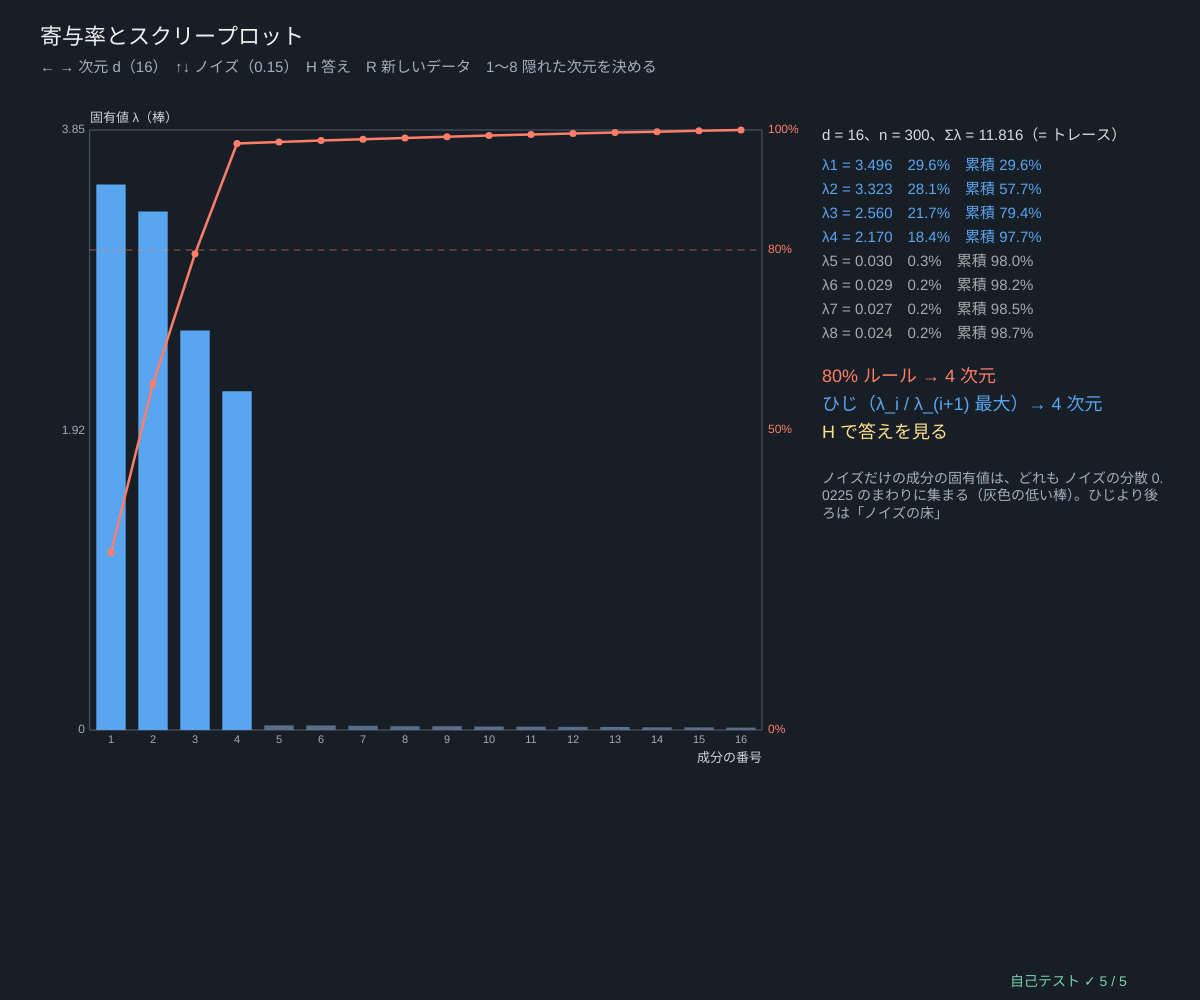
Frame 1 (no input)
Frame 60 (no input): identical to frame 1, image omitted
Frame 120 (the mouse pressed at the canvas centre since frame 60): identical to frame 1, image omitted

The p5.js sketch that drew this single still picture (run headless with seeded random() and noise() and a simulated clock; from frame 60 on, the mouse is pressed at the canvas centre):

// p5.js sketch
// ── sketch.js
// ============================================
// 06 寄与率とスクリープロット ─ d 次元のデータは、本当は何次元？
// 隠れた k 個の要因 z を d 次元に混ぜて、少しノイズを足したデータを作る（k は秘密。H で答え）
//   固有値 λ1 ≥ λ2 ≥ … を棒グラフに（スクリープロット）。寄与率 = λ_i / Σλ、累積寄与率が 80% をこえる成分の数 = 「80% ルール」
//   ノイズが小さいと k 本目のあとでガクッと落ちる「ひじ」が見える。ノイズを大きくすると、ひじが見えにくくなる
// ← → 次元 d / ↑↓ ノイズ / H 答え（隠れた次元）/ R 新しいデータ / 1〜8 隠れた次元を決める
// ============================================

const NPTS = 300;                      // ★ 点の数
let dimD = 16, noiseS = 0.15, kTrue = 4, seedD = 3, showAns = false, eg = null, total = 0;   // ★ noiseS = ノイズの標準偏差

function setup() { createCanvas(windowWidth, windowHeight); textWrap(CHAR); selfTest(); seedRng(77); kTrue = 2 + Math.floor(rnd() * 5); rebuild(); }
// ★ 合成データ：x = W z + ノイズ。W の列は d 次元の直交するベクトル、z の標準偏差は 2, 1.76, 1.55, …（分散 4, 3.1, 2.4, …）
function makeData(d, k, noise, n) {
  let Wc = orthonormalize(Array.from({ length: k }, () => Array.from({ length: d }, () => gaussRnd())));
  let sds = Array.from({ length: k }, (_, i) => 2 * Math.pow(0.88, i));
  return Array.from({ length: n }, () => { let x = Array.from({ length: d }, () => noise * gaussRnd()); for (let i = 0; i < k; i++) { let z = sds[i] * gaussRnd(); for (let j = 0; j < d; j++) x[j] += z * Wc[i][j]; } return x; });
}
function rebuild() { seedRng(seedD); let X = makeData(dimD, kTrue, noiseS, NPTS); eg = jacobiEigen(covMatrix(X)); total = eg.vals.reduce((s, v) => s + v, 0); }
function cumRatios(vals) { let tot = vals.reduce((s, v) => s + v, 0), c = 0; return vals.map((v) => (c += v) / Math.max(tot, 1e-300)); }
function k80(vals) { let c = cumRatios(vals); for (let i = 0; i < c.length; i++) if (c[i] >= 0.8) return i + 1; return c.length; }

function draw() {
  background(24, 30, 38);
  let cum = cumRatios(eg.vals), kk = k80(eg.vals), vmax = eg.vals[0] * 1.1;
  let g = { x: 90, y: 130, w: width * 0.56, h: height * 0.6, x0: 0, x1: dimD, y0: 0, y1: vmax };
  plotAxes(g, '成分の番号', '固有値 λ（棒）', [], [0, +(vmax / 2).toFixed(2), +vmax.toFixed(2)]);
  let bw = g.w / dimD;
  eg.vals.forEach((v, i) => {
    noStroke(); fill(i < kk ? color(90, 165, 240) : color(90, 110, 135)); if (showAns && i < kTrue) fill(255, 225, 140);
    rect(g.x + i * bw + bw * 0.15, gY(g, v), bw * 0.7, g.y + g.h - gY(g, v));
    fill(170); textSize(11); textAlign(CENTER, TOP); text(i + 1, g.x + (i + 0.5) * bw, g.y + g.h + 4);
  });
  // 累積寄与率（右の目盛り 0〜100%）
  let cy = (c) => g.y + g.h - c * g.h;
  stroke(255, 125, 105); strokeWeight(2.5); polyline(cum.map((c, i) => [g.x + (i + 0.5) * bw, cy(c)]));
  noStroke(); fill(255, 125, 105); cum.forEach((c, i) => circle(g.x + (i + 0.5) * bw, cy(c), 7));
  stroke(255, 125, 105, 150); strokeWeight(1); drawingContext.setLineDash([6, 6]); line(g.x, cy(0.8), g.x + g.w, cy(0.8)); drawingContext.setLineDash([]);
  noStroke(); fill(255, 125, 105); textSize(12); textAlign(LEFT, CENTER); for (let p of [0, 0.5, 0.8, 1]) text(Math.round(100 * p) + '%', g.x + g.w + 6, cy(p));
  // ---- 文字
  textAlign(LEFT, BASELINE); fill(240); textSize(22); text('寄与率とスクリープロット', 40, 44);
  fill(165, 175, 190); textSize(15); text('← → 次元 d（' + dimD + '）　↑↓ ノイズ（' + fmtN(noiseS, 2) + '）　H 答え　R 新しいデータ　1〜8 隠れた次元を決める', 40, 72);
  let x = g.x + g.w + 60, y = 140;
  fill(220); textSize(15); text('d = ' + dimD + '、n = ' + NPTS + '、Σλ = ' + fmtN(total, 3) + '（= トレース）', x, y); textSize(15);
  for (let i = 0; i < Math.min(8, dimD); i++) { fill(i < kk ? color(90, 165, 240) : 170); text('λ' + (i + 1) + ' = ' + fmtN(eg.vals[i], 3) + '　' + fmtN((100 * eg.vals[i]) / total, 1) + '%　累積 ' + fmtN(100 * cum[i], 1) + '%', x, y + 30 + i * 24); }
  y += 30 + 8 * 24 + 20;
  fill(255, 125, 105); textSize(18); text('80% ルール → ' + kk + ' 次元', x, y);
  let ratios = eg.vals.slice(0, -1).map((v, i) => v / Math.max(eg.vals[i + 1], 1e-300)), elbow = 1 + ratios.indexOf(Math.max(...ratios.slice(0, Math.min(10, ratios.length))));
  fill(90, 165, 240); text('ひじ（λ_i / λ_(i+1) 最大）→ ' + elbow + ' 次元', x, y + 28);
  fill(255, 225, 140); text(showAns ? '答え：隠れた次元 k = ' + kTrue : 'H で答えを見る', x, y + 56);
  fill(165, 175, 190); textSize(14);
  text('ノイズだけの成分の固有値は、どれも ノイズの分散 ' + fmtN(noiseS * noiseS, 4) + ' のまわりに集まる（灰色の低い棒）。ひじより後ろは「ノイズの床」', x, y + 90, width - x - 30);
  drawSelfTest(width - 190, height - 14);
}

function keyPressed() {
  if (key === LEFT_ARROW || key === RIGHT_ARROW) { dimD = clampv(dimD + (key === RIGHT_ARROW ? 2 : -2), 10, 30); rebuild(); }
  if (key === UP_ARROW || key === DOWN_ARROW) { noiseS = clampv(Math.round((noiseS + (key === UP_ARROW ? 0.05 : -0.05)) * 100) / 100, 0, 1.5); rebuild(); }
  if (key === 'h' || key === 'H') showAns = !showAns;
  if (key === 'r' || key === 'R') { seedD++; rebuild(); }
  for (let k = 1; k <= 8; k++) if (key === String(k)) { kTrue = k; rebuild(); }
  return false;
}

// ---- 自己テスト
function selfTest() {
  selfTestResults = [];
  seedRng(106);
  let okTr = true, okDim = true, okK80 = true, okFloor = true;
  for (let t = 0; t < 8; t++) {
    let d = 10 + 2 * t, k = 2 + (t % 5), X = makeData(d, k, 0.05, NPTS), C = covMatrix(X), e = jacobiEigen(C), cum = cumRatios(e.vals);
    if (!near(e.vals.reduce((s, v) => s + v, 0), traceOf(C), 1e-10 * traceOf(C)) || !near(cum[d - 1], 1, 1e-12) || !cum.every((c, i) => i === 0 || c >= cum[i - 1] - 1e-15)) okTr = false;
    if (!(cum[k - 1] > 0.99 && e.vals[k - 1] > 20 * e.vals[k])) okDim = false;                           // k 本でほぼ全部、k 本目のあとにはっきりしたひじ
    if (!(k80(e.vals) <= k)) okK80 = false;
    let tail = e.vals.slice(k), tm = tail.reduce((s, v) => s + v, 0) / tail.length;
    if (!near(tm, 0.05 * 0.05, 0.25 * 0.0025)) okFloor = false;
  }
  check('固有値の和 = トレース、累積寄与率は増えていき最後は 100%（d = 10〜24）', okTr);
  check('ノイズ 0.05：隠れた k 本で累積 99% 超、λ_k / λ_(k+1) > 20（ひじ = 本当の次元）', okDim);
  check('ノイズ 0.05：80% ルールの次元 ≤ 本当の次元', okK80);
  check('ノイズだけの成分の固有値の平均 ≈ ノイズの分散（±25%）', okFloor);
  seedRng(5); let lo = jacobiEigen(covMatrix(makeData(20, 3, 0.05, NPTS))).vals, hi = jacobiEigen(covMatrix(makeData(20, 3, 1.2, NPTS))).vals;
  check('ノイズを大きくすると ひじの段差 λ3/λ4 が小さくなり、80% ルールの次元が増える', lo[2] / lo[3] > 5 * (hi[2] / hi[3]) && k80(hi) > k80(lo));
  reportSelfTest();
}

// ---------- やってみよう ----------
// 1. H を押す前に、棒グラフから隠れた次元を当てよう。80% ルールとひじ、どちらが当たる？
// 2. ↑ でノイズを 0.6 くらいにすると、ひじはどこ？ 80% ルールの答えはどう変わる？
// 3. ← → で次元 d を 30 にすると、同じノイズでも 80% ルールの答えが変わるのはなぜ？（ノイズの床の面積）
// 4. 1〜8 で隠れた次元を変えて試そう。8 だと 80% ルールは何と言う？
// 5. makeData の 0.88（要因の大きさの減り方）を 0.5 にすると、スクリープロットはどうなる？

// ==================================================
// ここから下は「主成分分析の道具」（中身は読まなくても OK。消さないでね）
// ==================================================
// ---- 数の表示と安全のための道具
function clampv(v, a, b) { return v < a ? a : v > b ? b : v; }
function fin(v, fb) { return typeof v === 'number' && isFinite(v) ? v : fb === undefined ? 0 : fb; }   // NaN・∞ を fb に
function fmtN(v, d) {                                                  // 数を小数 d 桁で（NaN は「?」）
  if (typeof v !== 'number' || !isFinite(v)) return '?';
  let s = v.toFixed(d === undefined ? 2 : d);
  return /^-0(\.0*)?$/.test(s) ? s.slice(1) : s;
}
function fmtVec(v, d) { return '(' + v.map((x) => fmtN(x, d)).join(', ') + ')'; }
// ---- 種つきの乱数（同じ種なら毎回同じ列）
let rngState = 1;
function seedRng(s) { rngState = (s >>> 0) || 1; }
function rnd() {                       // 0〜1 の一様乱数（mulberry32）
  rngState = (rngState + 0x6d2b79f5) >>> 0;
  let t = rngState;
  t = Math.imul(t ^ (t >>> 15), t | 1);
  t ^= t + Math.imul(t ^ (t >>> 7), t | 61);
  return ((t ^ (t >>> 14)) >>> 0) / 4294967296;
}
function rndRange(a, b) { return a + (b - a) * rnd(); }
function gaussRnd() {                  // 標準正規分布（ボックス-ミュラー法）
  let u = Math.max(1e-12, rnd()), v = rnd();
  return Math.sqrt(-2 * Math.log(u)) * Math.cos(2 * Math.PI * v);
}
// ---- 行列の道具。データ X は「n 行 × d 列」（1 行 = 1 個のデータ）、ベクトルは配列
function zerosMat(n, m) { return Array.from({ length: n }, () => new Array(m).fill(0)); }
function eyeMat(n) { let I = zerosMat(n, n); for (let i = 0; i < n; i++) I[i][i] = 1; return I; }
function matT(A) { return A[0].map((_, j) => A.map((r) => r[j])); }
function matMul(A, B) {
  let n = A.length, q = B.length, m = B[0].length, C = zerosMat(n, m);
  for (let i = 0; i < n; i++) for (let k = 0; k < q; k++) { let a = A[i][k]; if (a === 0) continue; for (let j = 0; j < m; j++) C[i][j] += a * B[k][j]; }
  return C;
}
function matVec(A, x) { return A.map((r) => dotv(r, x)); }
function dotv(a, b) { let s = 0; for (let i = 0; i < a.length; i++) s += a[i] * b[i]; return s; }
function vlen(a) { return Math.sqrt(dotv(a, a)); }
function unitv(a) { let L = vlen(a); return L > 1e-300 ? a.map((x) => x / L) : a.map((_, i) => (i === 0 ? 1 : 0)); }
function maxAbsDiff(A, B) { let m = 0; for (let i = 0; i < A.length; i++) for (let j = 0; j < A[i].length; j++) m = Math.max(m, Math.abs(A[i][j] - B[i][j])); return m; }
function colMeans(X) {                 // 平均ベクトル（列ごとの平均）
  let d = X[0].length, mu = new Array(d).fill(0);
  for (let r of X) for (let j = 0; j < d; j++) mu[j] += r[j];
  return mu.map((s) => s / Math.max(1, X.length));
}
function centerCols(X, mu) { return X.map((r) => r.map((v, j) => v - mu[j])); }   // 平均を引く（中心化）
// ★ 共分散行列 C = Xcᵀ Xc / (n − 1)（n − 1 で割る「不偏」の約束。点が 1 個以下ならゼロ行列）
function covMatrix(X) {
  let n = X.length, d = X[0].length, mu = colMeans(X), C = zerosMat(d, d);
  if (n < 2) return C;
  for (let r of X) for (let i = 0; i < d; i++) { let a = r[i] - mu[i]; for (let j = i; j < d; j++) C[i][j] += a * (r[j] - mu[j]); }
  for (let i = 0; i < d; i++) for (let j = i; j < d; j++) { C[i][j] /= n - 1; C[j][i] = C[i][j]; }
  return C;
}
// ★ ヤコビ法（対称行列の固有値分解）：非対角を 1 つずつ回転で 0 にしていく。d ≤ 64 くらいまで
// 戻り値 vals = 固有値（大きい順）、vecs[k] = k 番目の固有ベクトル（長さ 1、いちばん大きい成分を正に）
function jacobiEigen(C, maxSweeps) {
  let d = C.length, A = C.map((r) => r.slice()), V = eyeMat(d);
  for (let sw = 0; sw < (maxSweeps || 80); sw++) {
    let off = 0, tot = 0;
    for (let i = 0; i < d; i++) for (let j = 0; j < d; j++) { let a = A[i][j] * A[i][j]; tot += a; if (i !== j) off += a; }
    if (!(off > 1e-30 * tot)) break;
    for (let p = 0; p < d - 1; p++) for (let q = p + 1; q < d; q++) {
      let apq = A[p][q];
      if (Math.abs(apq) < 1e-300) continue;
      let th = (A[q][q] - A[p][p]) / (2 * apq);
      let t = th === 0 ? 1 : Math.sign(th) / (Math.abs(th) + Math.sqrt(th * th + 1));
      let c = 1 / Math.sqrt(t * t + 1), s = t * c;
      for (let k = 0; k < d; k++) { let akp = A[k][p], akq = A[k][q]; A[k][p] = c * akp - s * akq; A[k][q] = s * akp + c * akq; }
      for (let k = 0; k < d; k++) { let apk = A[p][k], aqk = A[q][k]; A[p][k] = c * apk - s * aqk; A[q][k] = s * apk + c * aqk; }
      for (let k = 0; k < d; k++) { let vkp = V[k][p], vkq = V[k][q]; V[k][p] = c * vkp - s * vkq; V[k][q] = s * vkp + c * vkq; }
    }
  }
  let idx = Array.from({ length: d }, (_, i) => i).sort((a, b) => A[b][b] - A[a][a]);
  let vecs = idx.map((k) => { let v = V.map((r) => r[k]), big = 0; for (let i = 0; i < d; i++) if (Math.abs(v[i]) > Math.abs(v[big]) + 1e-12) big = i; return v[big] < 0 ? v.map((x) => -x) : v; });
  return { vals: idx.map((k) => A[k][k]), vecs };
}
function traceOf(C) { let s = 0; for (let i = 0; i < C.length; i++) s += C[i][i]; return s; }
// C V = V Λ の残り（いちばん大きいずれ）と、固有ベクトルどうしの直交のずれ
function eigResidual(C, eg) { let m = 0; eg.vecs.forEach((v, k) => { let Cv = matVec(C, v); for (let i = 0; i < v.length; i++) m = Math.max(m, Math.abs(Cv[i] - eg.vals[k] * v[i])); }); return m; }
function orthoError(vecs) { let m = 0; for (let a = 0; a < vecs.length; a++) for (let b = 0; b < vecs.length; b++) m = Math.max(m, Math.abs(dotv(vecs[a], vecs[b]) - (a === b ? 1 : 0))); return m; }
// 射影（主成分得点）と復元：score = (x − μ)·v_k、x_hat = μ + Σ score_k v_k（k 個まで）
function projectData(X, mu, vecs, k) { return X.map((r) => vecs.slice(0, k).map((v) => { let s = 0; for (let j = 0; j < r.length; j++) s += (r[j] - mu[j]) * v[j]; return s; })); }
function reconstructRow(score, mu, vecs) { let x = mu.slice(); score.forEach((s, k) => { for (let j = 0; j < x.length; j++) x[j] += s * vecs[k][j]; }); return x; }
function angleBetween(u, v) {          // 向きのちがい（符号は無視、0〜90°）。小さい角も正確に：atan2(‖v − (v·u)u‖, |v·u|)
  let a = unitv(u), b = unitv(v), c = dotv(a, b), r = 0; for (let i = 0; i < a.length; i++) r += (b[i] - c * a[i]) ** 2;
  return (Math.atan2(Math.sqrt(r), Math.abs(c)) * 180) / Math.PI;
}
function corrOf(a, b) {                // 相関係数
  let n = a.length, ma = a.reduce((s, v) => s + v, 0) / n, mb = b.reduce((s, v) => s + v, 0) / n, sab = 0, saa = 0, sbb = 0;
  for (let i = 0; i < n; i++) { sab += (a[i] - ma) * (b[i] - mb); saa += (a[i] - ma) ** 2; sbb += (b[i] - mb) ** 2; }
  return saa > 0 && sbb > 0 ? sab / Math.sqrt(saa * sbb) : 0;
}
// ---- 2×2 対称行列 [[a, b], [b, c]] の固有値・固有ベクトル（解の公式）
function eig2sym(a, b, c) {
  let tr = a + c, h = Math.sqrt(((a - c) / 2) ** 2 + b * b), l1 = tr / 2 + h, l2 = tr / 2 - h;
  let v1 = Math.abs(b) > 1e-14 * (Math.abs(a) + Math.abs(c) + 1e-300) ? unitv([l1 - c, b]) : a >= c ? [1, 0] : [0, 1];
  if (v1[0] < 0 || (v1[0] === 0 && v1[1] < 0)) v1 = [-v1[0], -v1[1]];
  return { l1, l2, v1, v2: [-v1[1], v1[0]], angle: (Math.atan2(v1[1], v1[0]) * 180) / Math.PI };
}
// ★ 大きいほうから k 個の固有ベクトルだけを求める「部分空間反復法」（べき乗法を k 本まとめて回し、毎回直交化）
// applyM(v) = M v を返す関数（M を作らなくてよい）。最後に k×k の小さい行列をヤコビ法で（レイリー-リッツ）
function orthonormalize(Q) {           // グラム-シュミット（修正版）
  for (let a = 0; a < Q.length; a++) {
    for (let b = 0; b < a; b++) { let p = dotv(Q[a], Q[b]); for (let i = 0; i < Q[a].length; i++) Q[a][i] -= p * Q[b][i]; }
    let L = vlen(Q[a]);
    if (L < 1e-12) { Q[a] = Q[a].map(() => gaussRnd()); a--; continue; }
    for (let i = 0; i < Q[a].length; i++) Q[a][i] /= L;
  }
  return Q;
}
function subspaceEigen(applyM, dim, k, iters, tol) {
  let Q = orthonormalize(Array.from({ length: k }, () => Array.from({ length: dim }, () => gaussRnd())));
  for (let it = 0; it < iters; it++) {
    let Z = orthonormalize(Q.map((q) => applyM(q)));
    let diff = 0; for (let a = 0; a < k; a++) diff = Math.max(diff, 1 - Math.abs(dotv(Z[a], Q[a])));
    Q = Z; if (tol && diff < tol && it > 5) break;
  }
  let MQ = Q.map((q) => applyM(q)), T = Q.map((qa) => MQ.map((mb) => dotv(qa, mb)));
  for (let a = 0; a < k; a++) for (let b = 0; b < a; b++) T[a][b] = T[b][a] = (T[a][b] + T[b][a]) / 2;
  let eg = jacobiEigen(T);
  let vecs = eg.vecs.map((w) => { let v = new Array(dim).fill(0); w.forEach((c, a) => { for (let i = 0; i < dim; i++) v[i] += c * Q[a][i]; }); let big = 0; for (let i = 0; i < dim; i++) if (Math.abs(v[i]) > Math.abs(v[big]) + 1e-12) big = i; return v[big] < 0 ? v.map((x) => -x) : v; });
  return { vals: eg.vals, vecs };
}
// ★ 次元 d が点の数 n より大きいとき：グラム行列 G = Xc Xcᵀ / (n − 1)（n×n）の固有ベクトル u から
// 主成分 v = Xcᵀ u / ‖Xcᵀ u‖ を作る（G と C は 0 でない固有値が同じ）。u は部分空間反復法で上から k 個
function pcaGram(Xc, k, iters) {
  let n = Xc.length, d = Xc[0].length;
  let G = Xc.map((a) => Xc.map((b) => dotv(a, b) / Math.max(1, n - 1)));
  let eg = subspaceEigen((u) => matVec(G, u), n, Math.min(k + 2, n), iters || 120, 1e-13);   // 2 本多めに回すと k 本目までの収束が速い
  let vecs = eg.vecs.slice(0, k).map((u) => { let v = new Array(d).fill(0); for (let i = 0; i < n; i++) for (let j = 0; j < d; j++) v[j] += u[i] * Xc[i][j]; return unitv(v); });
  return { vals: eg.vals.slice(0, k).map((l) => Math.max(0, l)), vecs, gramTrace: traceOf(G) };
}
// ---- グラフと図の道具：g = { x, y, w, h, x0, x1, y0, y1 }
function gX(g, v) { return g.x + clampv((v - g.x0) / (g.x1 - g.x0), -0.02, 1.02) * g.w; }
function gY(g, v) { return g.y + g.h - clampv((v - g.y0) / (g.y1 - g.y0), -0.02, 1.02) * g.h; }
function plotAxes(g, xl, yl, xt, yt) {
  stroke(80, 92, 108); strokeWeight(1); noFill(); rect(g.x, g.y, g.w, g.h);
  noStroke(); fill(160, 170, 185); textSize(12); textAlign(CENTER, TOP);
  for (let v of xt) text(+(+v).toPrecision(3), gX(g, v), g.y + g.h + 4);
  textAlign(RIGHT, CENTER);
  for (let v of yt) text(+(+v).toPrecision(3), g.x - 5, gY(g, v));
  textAlign(LEFT, BASELINE); fill(205, 212, 222); textSize(13);
  text(xl, g.x + g.w - textWidth(xl), g.y + g.h + 32); text(yl, g.x, g.y - 8);
}
function polyline(pts, closed) {       // 点が 2 つ以上あるときだけ折れ線を描く
  if (pts.length < 2) return;
  noFill(); beginShape(); for (let p of pts) vertex(p[0], p[1]); endShape(closed ? CLOSE : undefined);
}
// 共分散 C の「k σ の楕円」の点（データの単位）。中心 μ、長さ 1 の 2×2 固有分解で作る
function covEllipsePts(mu, C, k, segs) {
  let e = eig2sym(C[0][0], C[0][1], C[1][1]), a = k * Math.sqrt(Math.max(0, e.l1)), b = k * Math.sqrt(Math.max(0, e.l2)), out = [];
  for (let i = 0; i <= (segs || 72); i++) { let t = (2 * Math.PI * i) / (segs || 72), u = a * Math.cos(t), w = b * Math.sin(t); out.push([mu[0] + u * e.v1[0] + w * e.v2[0], mu[1] + u * e.v1[1] + w * e.v2[1]]); }
  return out;
}
function arrow2(x1, y1, x2, y2, hs) {  // 矢印（hs = 矢じりの大きさ）
  line(x1, y1, x2, y2);
  let a = Math.atan2(y2 - y1, x2 - x1), h = hs || 10;
  noStroke(); triangle(x2, y2, x2 - h * Math.cos(a - 0.4), y2 - h * Math.sin(a - 0.4), x2 - h * Math.cos(a + 0.4), y2 - h * Math.sin(a + 0.4));
}
// ---- 自己テストの道具
let selfTestResults = [];
function check(name, cond) { selfTestResults.push({ name, ok: !!cond }); }
function near(a, b, tol) { return a !== null && a !== undefined && isFinite(a) && Math.abs(a - b) <= (tol === undefined ? 1e-9 : tol); }
function noNaN(v) { return Array.isArray(v) ? v.every(noNaN) : !(typeof v === 'number' && !isFinite(v)); }
function reportSelfTest() { for (let r of selfTestResults) (r.ok ? console.log : console.error)((r.ok ? '✓ ' : '✗ ') + r.name); }
function selfTestLine() { let n = selfTestResults.filter((r) => r.ok).length; return '自己テスト ' + (n === selfTestResults.length && n > 0 ? '✓ ' : '✗ ') + n + ' / ' + selfTestResults.length; }
function selfTestOk() { return selfTestResults.length > 0 && selfTestResults.every((r) => r.ok); }
function drawSelfTest(x, y) { noStroke(); fill(selfTestOk() ? color(120, 210, 170) : color(255, 90, 90)); textSize(14); textAlign(LEFT, BASELINE); text(selfTestLine(), x, y); }
